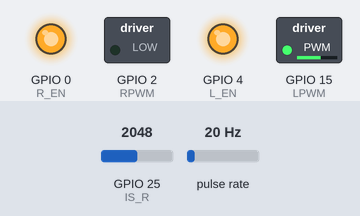
Bench run of a sketch on a simulated ESP32. On the bench: switched loads named in the sketch (green lamp = pin HIGH), output pins drawn as LEDs (lit = HIGH). Wiring (inferred from the names in the program): pulse sensor: data GPIO 12. Inputs (shaded band) come from the test bench; at power-on: GPIO 25 (IS_R) = 2048, pulse rate 20 Hz. What the sketch prints to the serial monitor is not drawn.

Above: at 0.1 s.
Timing chart, 0 to 1.6 s (numbered marks = the images above):
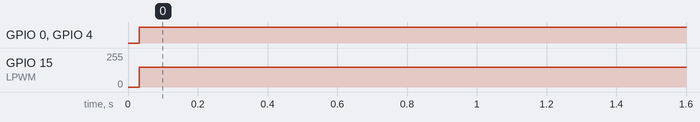

Measured:
- by itself, GPIO 0 (R_EN), GPIO 4 (L_EN): LOW → HIGH at 0.03 s
- by itself, GPIO 15 (LPWM): 0/255 → 150/255 at 0.03 s

The sketch:

ACC_test_encoder.ino
```cpp
#include <Arduino.h>
#include <math.h>
#include "esp_timer.h" // For ESP32 specific timer
// #include <string.h> // Not needed for this version

// --- Pin Definitions ---
#define RPWM 2
#define LPWM 15
#define R_EN 0
#define L_EN 4
#define IS_R 25
#define IS_L 26
// #define SERVO_PIN 13 // Servo pin commented out
#define HALL_SENSOR_PIN 12

// --- Servo Constants --- (Optional - commented out)
// #define MIN_PULSE_WIDTH 500
// #define MAX_PULSE_WIDTH 2500
// #define REFRESH_INTERVAL 20000 // 50Hz
// #define SERVO_MIN_ANGLE 40
// #define SERVO_MAX_ANGLE 130

// --- Motor & Driver Constants ---
// !!! MUST CALIBRATE CURRENT_LIMIT_MV FOR YOUR BTS7960 BOARD !!!
#define CURRENT_LIMIT_MV 7000 // Example: Needs calibration!

// --- Encoder / RPM Calculation ---
const int PULSES_PER_REV = 5;
volatile unsigned long pulseCount = 0; // DEFINED ONCE
volatile float currentRPM = 0.0;       // Measured RPM from encoder
const unsigned long RPM_CALC_INTERVAL_MS = 50; // Update RPM calculation every 50ms
const unsigned long RPM_CALC_INTERVAL_US = RPM_CALC_INTERVAL_MS * 1000;
volatile unsigned long lastRpmCalcTime = 0;
volatile unsigned long lastRpmCalcPulseCount = 0;
esp_timer_handle_t rpm_timer_handle;

// --- Stop Detection Timer ---
const int STOP_CHECK_INTERVAL_US = 1000000; // 1 second
volatile unsigned long lastCheckedPulseCount = 0;
bool motorRunning = false; // Flag set by setMotorPWM
esp_timer_handle_t stop_timer_handle;

// --- REMOVED Serial Communication Buffer ---
// String serialDataIn = ""; // No longer needed

// --- Global State Variables ---
int commandedPWM = 0;        // The PWM value SET IN SETUP() to apply
// int32_t steering_angle = 90; // Optional: Keep steering angle if needed (Commented out)

// --- REMOVED Variables ---
// float RPM_setpoint = 0.0; // No RPM setpoint in this version
// int32_t received_speed = 0; // No speed received
// float integral = 0.0; // No PID
// float previousErrorRPM = 0.0; // No PID
// unsigned long lastPIDRunTime = 0; // No PID
// int currentPWM = 0; // Renamed to commandedPWM or read directly

// =========================================================================
// INTERRUPT SERVICE ROUTINE (ISR) - Hall Sensor / Encoder
// =========================================================================
void IRAM_ATTR hallSensorISR() {
    pulseCount++;
}

// =========================================================================
// TIMER CALLBACK - RPM Calculation
// =========================================================================
void IRAM_ATTR rpm_timer_callback(void *arg) {
    unsigned long currentTime_us = micros();
    unsigned long currentPulseReading;

    noInterrupts();
    currentPulseReading = pulseCount;
    interrupts();

    unsigned long deltaTime_us = currentTime_us - lastRpmCalcTime;
    unsigned long deltaPulses = currentPulseReading - lastRpmCalcPulseCount;

    float calculatedRPM = 0.0;
    if (deltaTime_us > 0 && deltaPulses > 0) {
        float pulses_per_second = (float)deltaPulses * 1000000.0 / (float)deltaTime_us;
        float rps = pulses_per_second / (float)PULSES_PER_REV;
        calculatedRPM = rps * 60.0;
    } else if (deltaTime_us > RPM_CALC_INTERVAL_US * 2) { // If no pulses for a while
         // Force RPM to 0 if commanded PWM is very low (motor should be stopped)
         // Use the globally set commandedPWM here
         if (commandedPWM < 5) { // Adjust threshold if needed
              calculatedRPM = 0.0;
         }
    }

    noInterrupts();
    currentRPM = calculatedRPM; // Update the global measured RPM
    interrupts();

    lastRpmCalcTime = currentTime_us;
    lastRpmCalcPulseCount = currentPulseReading;
}

// =========================================================================
// TIMER CALLBACK - Stop Detection
// =========================================================================
void IRAM_ATTR stop_timer_callback(void *arg) {
    unsigned long currentPulseReading;
    noInterrupts();
    currentPulseReading = pulseCount;
    interrupts();

    // Force RPM to 0 if motor was running but pulses stopped for 1 sec
    if (motorRunning && currentPulseReading == lastCheckedPulseCount) {
        noInterrupts();
        currentRPM = 0.0;
        interrupts();
    }
    lastCheckedPulseCount = currentPulseReading;
}

// =========================================================================
// FUNCTION: setMotorPWM (Applies PWM to driver)
// =========================================================================
void setMotorPWM(int pwmValue) {
    pwmValue = constrain(pwmValue, 0, 255);

    uint16_t raw_IS_R = analogRead(IS_R);
    float voltage_IS_R_mV = raw_IS_R * (3300.0 / 4095.0);

    // Check current limit (NEEDS CALIBRATION)
    if (voltage_IS_R_mV < CURRENT_LIMIT_MV ) {
        digitalWrite(R_EN, HIGH);
        digitalWrite(L_EN, HIGH);
        analogWrite(LPWM, pwmValue);
        digitalWrite(RPWM, LOW);
        motorRunning = (pwmValue > 5); // Motor considered running if PWM > ~0
    } else {
        Serial.println("!!! CURRENT LIMIT EXCEEDED !!!");
        digitalWrite(R_EN, LOW);
        digitalWrite(L_EN, LOW);
        analogWrite(LPWM, 0);
        digitalWrite(RPWM, LOW);
        motorRunning = false;
        // No integral to reset
    }
}

// =========================================================================
// FUNCTION: control_servo (Optional - Commented out)
// =========================================================================
/*
void control_servo() {
    static unsigned long lastServoUpdate = 0;
    unsigned long now = micros();
    if (now - lastServoUpdate >= REFRESH_INTERVAL) {
        lastServoUpdate = now;
        int constrainedAngle = constrain(steering_angle, SERVO_MIN_ANGLE, SERVO_MAX_ANGLE);
        int pulseWidth = map(constrainedAngle, 0, 180, MIN_PULSE_WIDTH, MAX_PULSE_WIDTH);
        digitalWrite(SERVO_PIN, HIGH);
        delayMicroseconds(pulseWidth);
        digitalWrite(SERVO_PIN, LOW);
    }
}
*/

// =========================================================================
// FUNCTION: parseSimpleCommand (REMOVED - No longer needed)
// =========================================================================
// void parseSimpleCommand(String data) { ... } // Function definition removed

// =========================================================================
// FUNCTION: displayData (Prints Commanded PWM and Measured RPM)
// =========================================================================
void displayData() {
    static unsigned long lastPrintTime = 0;
    const unsigned long PRINT_INTERVAL_MS = 200; // Print data every 200ms for readability

    if (millis() - lastPrintTime >= PRINT_INTERVAL_MS) {
        lastPrintTime = millis();
        float measuredRPM;
        noInterrupts();
        measuredRPM = currentRPM; // Read the latest calculated RPM
        interrupts();

        // Print values clearly labelled for data collection
        // commandedPWM now shows the value set in setup()
        Serial.print("SetPWM: ");
        Serial.print(commandedPWM);
        Serial.print("\t MeasuredRPM: "); // Use tab for spacing
        Serial.println(measuredRPM);

        // Optional: Use plotter format if preferred
        // Serial.print("SetPWM:"); Serial.print(commandedPWM);
        // Serial.print(",MeasuredRPM:"); Serial.println(measuredRPM);
    }
}

// =========================================================================
// SETUP FUNCTION
// =========================================================================
void setup() {
    Serial.begin(115200);
    Serial.println("========================================");
    Serial.println("ESP32 Motor Characterization Tool");
    Serial.println("Purpose: Measure RPM for a FIXED PWM input.");
    Serial.println("PWM value is set directly in the setup() function.");
    // Serial.println("Send commands via Serial Monitor like:"); // Removed
    // Serial.println("  <pwm_value>          (e.g., )"); // Removed
    // Serial.println("  <pwm_value,angle>    (e.g., <150,90>)"); // Removed
    Serial.println("========================================");

    // --- Pin Modes ---
    // pinMode(SERVO_PIN, OUTPUT); digitalWrite(SERVO_PIN, LOW); // Servo pin commented out
    pinMode(RPWM, OUTPUT); pinMode(LPWM, OUTPUT);
    pinMode(R_EN, OUTPUT); pinMode(L_EN, OUTPUT);
    pinMode(IS_R, INPUT); pinMode(IS_L, INPUT);
    pinMode(HALL_SENSOR_PIN, INPUT_PULLUP);

    // --- Initial State ---
    digitalWrite(R_EN, LOW); digitalWrite(L_EN, LOW);
    analogWrite(LPWM, 0); digitalWrite(RPWM, LOW);
    // setMotorPWM(0); // Set PWM below

    // **********************************************************
    // ***** SET YOUR DESIRED FIXED PWM VALUE HERE (0-255) ******
    commandedPWM = 150; // <<< CHANGE THIS VALUE FOR TESTING <<<
    // **********************************************************
    Serial.print("Setting fixed PWM to: "); Serial.println(commandedPWM);

    Serial.println("Motor pins initialized.");

    // --- Attach Interrupt ---
    attachInterrupt(digitalPinToInterrupt(HALL_SENSOR_PIN), hallSensorISR, FALLING);
    Serial.println("Hall sensor interrupt attached.");

    // --- Initialize Timers & State ---
    lastRpmCalcTime = micros();
    noInterrupts();
    lastRpmCalcPulseCount = pulseCount;
    lastCheckedPulseCount = pulseCount;
    interrupts();
    Serial.println("State variables initialized.");

    // --- Setup ESP32 Timers ---
    esp_timer_create_args_t rpm_timer_args = { .callback = &rpm_timer_callback, .name = "rpm_calc"};
    esp_timer_create(&rpm_timer_args, &rpm_timer_handle);
    esp_timer_start_periodic(rpm_timer_handle, RPM_CALC_INTERVAL_US);
    Serial.println("RPM calculation timer started.");

    esp_timer_create_args_t stop_timer_args = { .callback = &stop_timer_callback, .name = "motor_stop_check"};
    esp_timer_create(&stop_timer_args, &stop_timer_handle);
    esp_timer_start_periodic(stop_timer_handle, STOP_CHECK_INTERVAL_US);
    Serial.println("Stop detection timer started.");

    Serial.println("\nSetup Complete. Running motor at fixed PWM.");
}

// =========================================================================
// MAIN LOOP
// =========================================================================
void loop() {
    // --- Check for and Process Incoming Serial Commands ---
    // REMOVED - No serial input processing in this version
    /*
    while (Serial.available() > 0) {
        // ... Serial handling code removed ...
    }
    */

    // --- Apply Commanded PWM to Motor ---
    // Directly use the PWM value set in setup()
    setMotorPWM(commandedPWM);

    // --- Control Servo (Optional - Commented out) ---
    // control_servo();

    // --- Display Data ---
    // Periodically print the fixed PWM and the measured RPM
    displayData();

    // No PID calculations here
    // delay(1); // Small delay can sometimes help stability if loop is too tight
}
```
